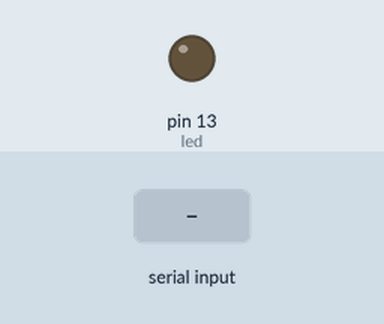
Recording of a sketch running on a simulated Arduino Leonardo, built with avr-gcc and run on an emulated ATmega32U4. Parts: output pins drawn as LEDs (lit = HIGH). The test bench sets the inputs (shaded band). What the sketch prints to the serial monitor is not drawn.

Above: at 1.4 s.
1.5 s: "1" received over Serial
At 2.4 s:
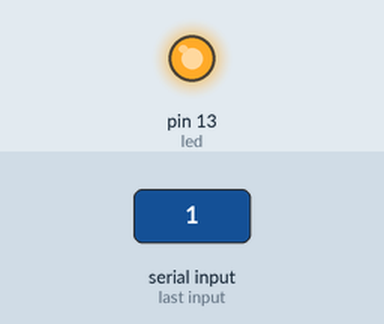
3.0 s: "0" received over Serial
At 4.4 s:
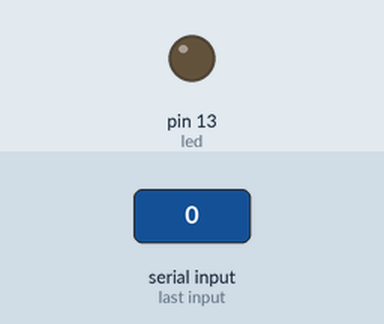
Timing chart, 0 to 6.0 s (numbered marks = the images above; inputs shaded):
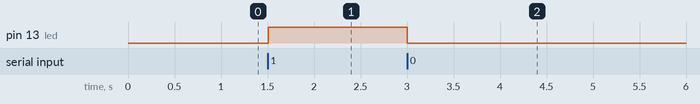

Measured:
- after the input at 1.5 s, pin 13 (led): LOW → HIGH at once
- after the input at 3.0 s, pin 13 (led): HIGH → LOW at once

The sketch:

blink_on_serial.ino
```cpp
int led = 13;          // Internal LED / pin 13
int inByte = 0;        // incoming serial byte
int onMessage = 49;    // expected "on" message.  This is a "1" character.
int offMessage = 48;   // expected "off" message.  This is a "0" character.

void setup()
{
  // initialize the digital pin as an output.
  pinMode(led, OUTPUT);

  // start serial port at 115200 bps:
  Serial.begin(115200);
  while (!Serial) {
    ; // This is only required if you have a Leonardo
  }
  establishContact(); // Sends a byte until the serial port is
                      // connected and at least a single byte has
                      // been sent across it.
}

void loop()
{
  // if we get a valid byte, read analog ins:
  if (Serial.available() > 0) {
    // get incoming byte:
    inByte = Serial.read();
    if(inByte == onMessage){
      turnOn();
    }
    if(inByte == offMessage){
      turnOff();
    }
  }
}

void establishContact() {
  while (Serial.available() <= 0) {
    Serial.print('A');   // send a capital A
    delay(300);
  }
}

void turnOn() {
  digitalWrite(led, HIGH);
}

void turnOff() {
  digitalWrite(led, LOW);
}
```
